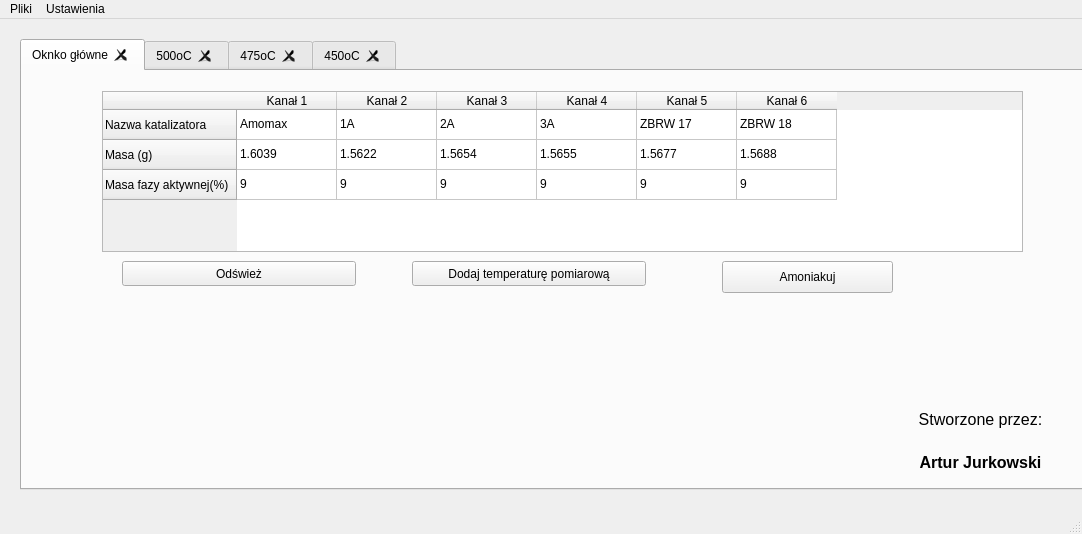
<?xml version="1.0" encoding="UTF-8"?>
<ui version="4.0">
 <class>MainWindow</class>
 <widget class="QMainWindow" name="MainWindow">
  <property name="geometry">
   <rect>
    <x>0</x>
    <y>0</y>
    <width>1082</width>
    <height>534</height>
   </rect>
  </property>
  <property name="windowTitle">
   <string>MainWindow</string>
  </property>
  <widget class="QWidget" name="centralwidget">
   <widget class="QTabWidget" name="tabWidget">
    <property name="geometry">
     <rect>
      <x>20</x>
      <y>20</y>
      <width>1191</width>
      <height>451</height>
     </rect>
    </property>
    <property name="minimumSize">
     <size>
      <width>1191</width>
      <height>0</height>
     </size>
    </property>
    <property name="toolTipDuration">
     <number>1</number>
    </property>
    <property name="autoFillBackground">
     <bool>false</bool>
    </property>
    <property name="currentIndex">
     <number>0</number>
    </property>
    <property name="tabsClosable">
     <bool>true</bool>
    </property>
    <widget class="QWidget" name="tab">
     <attribute name="title">
      <string>Oknko główne</string>
     </attribute>
     <widget class="QPushButton" name="Przycisk">
      <property name="geometry">
       <rect>
        <x>700</x>
        <y>190</y>
        <width>171</width>
        <height>32</height>
       </rect>
      </property>
      <property name="text">
       <string>Amoniakuj</string>
      </property>
     </widget>
     <widget class="QToolButton" name="Dodawanie_temperatury">
      <property name="geometry">
       <rect>
        <x>390</x>
        <y>190</y>
        <width>234</width>
        <height>25</height>
       </rect>
      </property>
      <property name="text">
       <string>Dodaj temperaturę pomiarową</string>
      </property>
     </widget>
     <widget class="QTableWidget" name="tableWidget">
      <property name="geometry">
       <rect>
        <x>80</x>
        <y>20</y>
        <width>921</width>
        <height>161</height>
       </rect>
      </property>
      <row>
       <property name="text">
        <string>Nazwa katalizatora</string>
       </property>
      </row>
      <row>
       <property name="text">
        <string>Masa (g)</string>
       </property>
      </row>
      <row>
       <property name="text">
        <string>Masa fazy aktywnej(%)</string>
       </property>
      </row>
      <column>
       <property name="text">
        <string>Kanał 1</string>
       </property>
      </column>
      <column>
       <property name="text">
        <string>Kanał 2</string>
       </property>
      </column>
      <column>
       <property name="text">
        <string>Kanał 3</string>
       </property>
      </column>
      <column>
       <property name="text">
        <string>Kanał 4</string>
       </property>
      </column>
      <column>
       <property name="text">
        <string>Kanał 5</string>
       </property>
      </column>
      <column>
       <property name="text">
        <string>Kanał 6</string>
       </property>
      </column>
      <item row="0" column="0">
       <property name="text">
        <string>Amomax</string>
       </property>
      </item>
      <item row="0" column="1">
       <property name="text">
        <string>1A</string>
       </property>
      </item>
      <item row="0" column="2">
       <property name="text">
        <string>2A</string>
       </property>
      </item>
      <item row="0" column="3">
       <property name="text">
        <string>3A</string>
       </property>
      </item>
      <item row="0" column="4">
       <property name="text">
        <string>ZBRW 17</string>
       </property>
      </item>
      <item row="0" column="5">
       <property name="text">
        <string>ZBRW 18</string>
       </property>
      </item>
      <item row="1" column="0">
       <property name="text">
        <string>1.6039</string>
       </property>
      </item>
      <item row="1" column="1">
       <property name="text">
        <string>1.5622</string>
       </property>
      </item>
      <item row="1" column="2">
       <property name="text">
        <string>1.5654</string>
       </property>
      </item>
      <item row="1" column="3">
       <property name="text">
        <string>1.5655</string>
       </property>
      </item>
      <item row="1" column="4">
       <property name="text">
        <string>1.5677</string>
       </property>
      </item>
      <item row="1" column="5">
       <property name="text">
        <string>1.5688</string>
       </property>
      </item>
      <item row="2" column="0">
       <property name="text">
        <string>9</string>
       </property>
      </item>
      <item row="2" column="1">
       <property name="text">
        <string>9</string>
       </property>
      </item>
      <item row="2" column="2">
       <property name="text">
        <string>9</string>
       </property>
      </item>
      <item row="2" column="3">
       <property name="text">
        <string>9</string>
       </property>
      </item>
      <item row="2" column="4">
       <property name="text">
        <string>9</string>
       </property>
      </item>
      <item row="2" column="5">
       <property name="text">
        <string>9</string>
       </property>
      </item>
     </widget>
     <widget class="QToolButton" name="odswiez_przycisk">
      <property name="geometry">
       <rect>
        <x>100</x>
        <y>190</y>
        <width>234</width>
        <height>25</height>
       </rect>
      </property>
      <property name="text">
       <string>Odśwież</string>
      </property>
     </widget>
     <widget class="QWidget" name="verticalLayoutWidget">
      <property name="geometry">
       <rect>
        <x>869</x>
        <y>330</y>
        <width>179</width>
        <height>80</height>
       </rect>
      </property>
      <layout class="QVBoxLayout" name="verticalLayout">
       <item>
        <widget class="QLabel" name="label">
         <property name="lineWidth">
          <number>1</number>
         </property>
         <property name="text">
          <string>&lt;html&gt;&lt;head/&gt;&lt;body&gt;&lt;p align=&quot;center&quot;&gt;&lt;span style=&quot; font-size:12pt;&quot;&gt;Stworzone przez:&lt;/span&gt;&lt;/p&gt;&lt;/body&gt;&lt;/html&gt;</string>
         </property>
        </widget>
       </item>
       <item>
        <widget class="QLabel" name="label_2">
         <property name="minimumSize">
          <size>
           <width>158</width>
           <height>0</height>
          </size>
         </property>
         <property name="text">
          <string>&lt;html&gt;&lt;head/&gt;&lt;body&gt;&lt;p align=&quot;center&quot;&gt;&lt;span style=&quot; font-size:12pt; font-weight:600;&quot;&gt;Artur Jurkowski&lt;/span&gt;&lt;/p&gt;&lt;/body&gt;&lt;/html&gt;</string>
         </property>
        </widget>
       </item>
      </layout>
     </widget>
    </widget>
    <widget class="QWidget" name="tab_2">
     <attribute name="title">
      <string>500oC</string>
     </attribute>
     <widget class="QSplitter" name="splitter">
      <property name="geometry">
       <rect>
        <x>290</x>
        <y>350</y>
        <width>461</width>
        <height>38</height>
       </rect>
      </property>
      <property name="orientation">
       <enum>Qt::Horizontal</enum>
      </property>
      <widget class="QLabel" name="label_27">
       <property name="text">
        <string>Ciśnienie atmsoferyczne (mmHg)</string>
       </property>
       <property name="wordWrap">
        <bool>true</bool>
       </property>
      </widget>
      <widget class="QLineEdit" name="p_atm">
       <property name="text">
        <string>758.4</string>
       </property>
      </widget>
     </widget>
     <widget class="QTableWidget" name="tableWidget_2">
      <property name="geometry">
       <rect>
        <x>20</x>
        <y>50</y>
        <width>981</width>
        <height>221</height>
       </rect>
      </property>
      <row>
       <property name="text">
        <string>Temperatura w reaktorze (mv)</string>
       </property>
      </row>
      <row>
       <property name="text">
        <string>Ciśnienie w reaktorze (bar)</string>
       </property>
      </row>
      <row>
       <property name="text">
        <string>Temperatura wody(oC)</string>
       </property>
      </row>
      <row>
       <property name="text">
        <string>Szybkość wypełnienia kolby (s)</string>
       </property>
      </row>
      <row>
       <property name="text">
        <string>Stężenie amoniaku (%)</string>
       </property>
      </row>
      <column>
       <property name="text">
        <string>Kanał 1</string>
       </property>
      </column>
      <column>
       <property name="text">
        <string>Kanał 2</string>
       </property>
      </column>
      <column>
       <property name="text">
        <string>Kanał 3</string>
       </property>
      </column>
      <column>
       <property name="text">
        <string>Kanał 4</string>
       </property>
      </column>
      <column>
       <property name="text">
        <string>Kanał 5</string>
       </property>
      </column>
      <column>
       <property name="text">
        <string>Kanał 6</string>
       </property>
      </column>
      <item row="0" column="0">
       <property name="text">
        <string>16.47</string>
       </property>
      </item>
      <item row="0" column="1">
       <property name="text">
        <string>16.47</string>
       </property>
      </item>
      <item row="0" column="2">
       <property name="text">
        <string>16.47</string>
       </property>
      </item>
      <item row="0" column="3">
       <property name="text">
        <string>16.5</string>
       </property>
      </item>
      <item row="0" column="4">
       <property name="text">
        <string>16.52</string>
       </property>
      </item>
      <item row="0" column="5">
       <property name="text">
        <string>16.51</string>
       </property>
      </item>
      <item row="1" column="0">
       <property name="text">
        <string>100.8</string>
       </property>
      </item>
      <item row="1" column="1">
       <property name="text">
        <string>100.9</string>
       </property>
      </item>
      <item row="1" column="2">
       <property name="text">
        <string>100.9</string>
       </property>
      </item>
      <item row="1" column="3">
       <property name="text">
        <string>100.9</string>
       </property>
      </item>
      <item row="1" column="4">
       <property name="text">
        <string>100.9</string>
       </property>
      </item>
      <item row="1" column="5">
       <property name="text">
        <string>100.9</string>
       </property>
      </item>
      <item row="2" column="0">
       <property name="text">
        <string>27.4</string>
       </property>
      </item>
      <item row="2" column="1">
       <property name="text">
        <string>28.6</string>
       </property>
      </item>
      <item row="2" column="2">
       <property name="text">
        <string>28</string>
       </property>
      </item>
      <item row="2" column="3">
       <property name="text">
        <string>27.3</string>
       </property>
      </item>
      <item row="2" column="4">
       <property name="text">
        <string>26.8</string>
       </property>
      </item>
      <item row="2" column="5">
       <property name="text">
        <string>26.3</string>
       </property>
      </item>
      <item row="3" column="0">
       <property name="text">
        <string>198</string>
       </property>
      </item>
      <item row="3" column="1">
       <property name="text">
        <string>195</string>
       </property>
      </item>
      <item row="3" column="2">
       <property name="text">
        <string>197</string>
       </property>
      </item>
      <item row="3" column="3">
       <property name="text">
        <string>209</string>
       </property>
      </item>
      <item row="3" column="4">
       <property name="text">
        <string>198</string>
       </property>
      </item>
      <item row="3" column="5">
       <property name="text">
        <string>202</string>
       </property>
      </item>
      <item row="4" column="0">
       <property name="text">
        <string>11.76</string>
       </property>
      </item>
      <item row="4" column="1">
       <property name="text">
        <string>10.68</string>
       </property>
      </item>
      <item row="4" column="2">
       <property name="text">
        <string>11.05</string>
       </property>
      </item>
      <item row="4" column="3">
       <property name="text">
        <string>11.4</string>
       </property>
      </item>
      <item row="4" column="4">
       <property name="text">
        <string>11.98</string>
       </property>
      </item>
      <item row="4" column="5">
       <property name="text">
        <string>12.32</string>
       </property>
      </item>
     </widget>
    </widget>
    <widget class="QWidget" name="s">
     <attribute name="title">
      <string>475oC</string>
     </attribute>
     <widget class="QTableWidget" name="tableWidget_3">
      <property name="geometry">
       <rect>
        <x>20</x>
        <y>50</y>
        <width>981</width>
        <height>221</height>
       </rect>
      </property>
      <row>
       <property name="text">
        <string>Temperatura w reaktorze (mv)</string>
       </property>
      </row>
      <row>
       <property name="text">
        <string>Ciśnienie w reaktorze (bar)</string>
       </property>
      </row>
      <row>
       <property name="text">
        <string>Temperatura wody(oC)</string>
       </property>
      </row>
      <row>
       <property name="text">
        <string>Szybkość wypełnienia kolby (s)</string>
       </property>
      </row>
      <row>
       <property name="text">
        <string>Stężenie amoniaku (%)</string>
       </property>
      </row>
      <column>
       <property name="text">
        <string>Kanał 1</string>
       </property>
      </column>
      <column>
       <property name="text">
        <string>Kanał 2</string>
       </property>
      </column>
      <column>
       <property name="text">
        <string>Kanał 3</string>
       </property>
      </column>
      <column>
       <property name="text">
        <string>Kanał 4</string>
       </property>
      </column>
      <column>
       <property name="text">
        <string>Kanał 5</string>
       </property>
      </column>
      <column>
       <property name="text">
        <string>Kanał 6</string>
       </property>
      </column>
      <item row="0" column="0">
       <property name="text">
        <string>14.36</string>
       </property>
      </item>
      <item row="0" column="1">
       <property name="text">
        <string>14.35</string>
       </property>
      </item>
      <item row="0" column="2">
       <property name="text">
        <string>14.41</string>
       </property>
      </item>
      <item row="0" column="3">
       <property name="text">
        <string>14.4</string>
       </property>
      </item>
      <item row="0" column="4">
       <property name="text">
        <string>14.39</string>
       </property>
      </item>
      <item row="0" column="5">
       <property name="text">
        <string>14.39</string>
       </property>
      </item>
      <item row="1" column="0">
       <property name="text">
        <string>100.5</string>
       </property>
      </item>
      <item row="1" column="1">
       <property name="text">
        <string>100.4</string>
       </property>
      </item>
      <item row="1" column="2">
       <property name="text">
        <string>100.2</string>
       </property>
      </item>
      <item row="1" column="3">
       <property name="text">
        <string>100.2</string>
       </property>
      </item>
      <item row="1" column="4">
       <property name="text">
        <string>100.6</string>
       </property>
      </item>
      <item row="1" column="5">
       <property name="text">
        <string>100.5</string>
       </property>
      </item>
      <item row="2" column="0">
       <property name="text">
        <string>27.1</string>
       </property>
      </item>
      <item row="2" column="1">
       <property name="text">
        <string>28.3</string>
       </property>
      </item>
      <item row="2" column="2">
       <property name="text">
        <string>27.8</string>
       </property>
      </item>
      <item row="2" column="3">
       <property name="text">
        <string>28.2</string>
       </property>
      </item>
      <item row="2" column="4">
       <property name="text">
        <string>28.1</string>
       </property>
      </item>
      <item row="2" column="5">
       <property name="text">
        <string>27.8</string>
       </property>
      </item>
      <item row="3" column="0">
       <property name="text">
        <string>200</string>
       </property>
      </item>
      <item row="3" column="1">
       <property name="text">
        <string>196</string>
       </property>
      </item>
      <item row="3" column="2">
       <property name="text">
        <string>192</string>
       </property>
      </item>
      <item row="3" column="3">
       <property name="text">
        <string>205</string>
       </property>
      </item>
      <item row="3" column="4">
       <property name="text">
        <string>193</string>
       </property>
      </item>
      <item row="3" column="5">
       <property name="text">
        <string>201</string>
       </property>
      </item>
      <item row="4" column="0">
       <property name="text">
        <string>9.164</string>
       </property>
      </item>
      <item row="4" column="1">
       <property name="text">
        <string>8.167</string>
       </property>
      </item>
      <item row="4" column="2">
       <property name="text">
        <string>8.572</string>
       </property>
      </item>
      <item row="4" column="3">
       <property name="text">
        <string>9.068</string>
       </property>
      </item>
      <item row="4" column="4">
       <property name="text">
        <string>9.879</string>
       </property>
      </item>
      <item row="4" column="5">
       <property name="text">
        <string>9.991</string>
       </property>
      </item>
     </widget>
     <widget class="QSplitter" name="splitter_2">
      <property name="geometry">
       <rect>
        <x>290</x>
        <y>350</y>
        <width>461</width>
        <height>38</height>
       </rect>
      </property>
      <property name="orientation">
       <enum>Qt::Horizontal</enum>
      </property>
      <widget class="QLabel" name="label_28">
       <property name="text">
        <string>Ciśnienie atmsoferyczne (mmHg)</string>
       </property>
       <property name="wordWrap">
        <bool>true</bool>
       </property>
      </widget>
      <widget class="QLineEdit" name="p_atm_2">
       <property name="text">
        <string>757.4</string>
       </property>
      </widget>
     </widget>
    </widget>
    <widget class="QWidget" name="tab_4">
     <attribute name="title">
      <string>450oC</string>
     </attribute>
     <widget class="QTableWidget" name="tableWidget_4">
      <property name="geometry">
       <rect>
        <x>20</x>
        <y>50</y>
        <width>981</width>
        <height>221</height>
       </rect>
      </property>
      <row>
       <property name="text">
        <string>Temperatura w reaktorze (mv)</string>
       </property>
      </row>
      <row>
       <property name="text">
        <string>Ciśnienie w reaktorze (bar)</string>
       </property>
      </row>
      <row>
       <property name="text">
        <string>Temperatura wody(oC)</string>
       </property>
      </row>
      <row>
       <property name="text">
        <string>Szybkość wypełnienia kolby (s)</string>
       </property>
      </row>
      <row>
       <property name="text">
        <string>Stężenie amoniaku (%)</string>
       </property>
      </row>
      <column>
       <property name="text">
        <string>Kanał 1</string>
       </property>
      </column>
      <column>
       <property name="text">
        <string>Kanał 2</string>
       </property>
      </column>
      <column>
       <property name="text">
        <string>Kanał 3</string>
       </property>
      </column>
      <column>
       <property name="text">
        <string>Kanał 4</string>
       </property>
      </column>
      <column>
       <property name="text">
        <string>Kanał 5</string>
       </property>
      </column>
      <column>
       <property name="text">
        <string>Kanał 6</string>
       </property>
      </column>
      <item row="0" column="0">
       <property name="text">
        <string>12.32</string>
       </property>
      </item>
      <item row="0" column="1">
       <property name="text">
        <string>12.31</string>
       </property>
      </item>
      <item row="0" column="2">
       <property name="text">
        <string>12.31</string>
       </property>
      </item>
      <item row="0" column="3">
       <property name="text">
        <string>12.31</string>
       </property>
      </item>
      <item row="0" column="4">
       <property name="text">
        <string>12.31</string>
       </property>
      </item>
      <item row="0" column="5">
       <property name="text">
        <string>12.3</string>
       </property>
      </item>
      <item row="1" column="0">
       <property name="text">
        <string>100.2</string>
       </property>
      </item>
      <item row="1" column="1">
       <property name="text">
        <string>100.3</string>
       </property>
      </item>
      <item row="1" column="2">
       <property name="text">
        <string>100.2</string>
       </property>
      </item>
      <item row="1" column="3">
       <property name="text">
        <string>100.2</string>
       </property>
      </item>
      <item row="1" column="4">
       <property name="text">
        <string>100.3</string>
       </property>
      </item>
      <item row="1" column="5">
       <property name="text">
        <string>100.2</string>
       </property>
      </item>
      <item row="2" column="0">
       <property name="text">
        <string>26.9</string>
       </property>
      </item>
      <item row="2" column="1">
       <property name="text">
        <string>27.1</string>
       </property>
      </item>
      <item row="2" column="2">
       <property name="text">
        <string>26.9</string>
       </property>
      </item>
      <item row="2" column="3">
       <property name="text">
        <string>26.9</string>
       </property>
      </item>
      <item row="2" column="4">
       <property name="text">
        <string>26.7</string>
       </property>
      </item>
      <item row="2" column="5">
       <property name="text">
        <string>26.3</string>
       </property>
      </item>
      <item row="3" column="0">
       <property name="text">
        <string>185</string>
       </property>
      </item>
      <item row="3" column="1">
       <property name="text">
        <string>178</string>
       </property>
      </item>
      <item row="3" column="2">
       <property name="text">
        <string>187</string>
       </property>
      </item>
      <item row="3" column="3">
       <property name="text">
        <string>193</string>
       </property>
      </item>
      <item row="3" column="4">
       <property name="text">
        <string>182</string>
       </property>
      </item>
      <item row="3" column="5">
       <property name="text">
        <string>188</string>
       </property>
      </item>
      <item row="4" column="0">
       <property name="text">
        <string>5.173</string>
       </property>
      </item>
      <item row="4" column="1">
       <property name="text">
        <string>4.632</string>
       </property>
      </item>
      <item row="4" column="2">
       <property name="text">
        <string>4.757</string>
       </property>
      </item>
      <item row="4" column="3">
       <property name="text">
        <string>5.445</string>
       </property>
      </item>
      <item row="4" column="4">
       <property name="text">
        <string>6.172</string>
       </property>
      </item>
      <item row="4" column="5">
       <property name="text">
        <string>5.948</string>
       </property>
      </item>
     </widget>
     <widget class="QSplitter" name="splitter_3">
      <property name="geometry">
       <rect>
        <x>290</x>
        <y>350</y>
        <width>461</width>
        <height>38</height>
       </rect>
      </property>
      <property name="orientation">
       <enum>Qt::Horizontal</enum>
      </property>
      <widget class="QLabel" name="label_29">
       <property name="text">
        <string>Ciśnienie atmsoferyczne (mmHg)</string>
       </property>
       <property name="wordWrap">
        <bool>true</bool>
       </property>
      </widget>
      <widget class="QLineEdit" name="p_atm_3">
       <property name="text">
        <string>757.4</string>
       </property>
      </widget>
     </widget>
    </widget>
   </widget>
  </widget>
  <widget class="QMenuBar" name="menubar">
   <property name="geometry">
    <rect>
     <x>0</x>
     <y>0</y>
     <width>1082</width>
     <height>26</height>
    </rect>
   </property>
   <widget class="QMenu" name="menuWiecej">
    <property name="title">
     <string>Pliki</string>
    </property>
    <addaction name="separator"/>
    <addaction name="actionNowy"/>
    <addaction name="actionZapisz"/>
    <addaction name="actionOtw_rz"/>
   </widget>
   <widget class="QMenu" name="menuSta_e">
    <property name="title">
     <string>Ustawienia</string>
    </property>
    <addaction name="separator"/>
    <addaction name="Wybor"/>
    <addaction name="separator"/>
   </widget>
   <addaction name="menuWiecej"/>
   <addaction name="menuSta_e"/>
  </widget>
  <widget class="QStatusBar" name="statusbar"/>
  <action name="actionNowy">
   <property name="text">
    <string>Nowy</string>
   </property>
   <property name="statusTip">
    <string>Stwórz nowy plik</string>
   </property>
   <property name="shortcut">
    <string>Ctrl+N</string>
   </property>
  </action>
  <action name="actionZapisz">
   <property name="text">
    <string>Zapisz</string>
   </property>
   <property name="statusTip">
    <string>Zapisz plik</string>
   </property>
   <property name="shortcut">
    <string>Ctrl+S</string>
   </property>
  </action>
  <action name="actionKopiuj">
   <property name="text">
    <string>Kopiuj</string>
   </property>
   <property name="shortcut">
    <string>Ctrl+C</string>
   </property>
  </action>
  <action name="actionWklej">
   <property name="text">
    <string>Wklej</string>
   </property>
   <property name="shortcut">
    <string>Ctrl+V</string>
   </property>
  </action>
  <action name="Wybor">
   <property name="checkable">
    <bool>false</bool>
   </property>
   <property name="text">
    <string>Ustawienia</string>
   </property>
  </action>
  <action name="actionOtw_rz">
   <property name="text">
    <string>Otwórz</string>
   </property>
   <property name="shortcut">
    <string>Ctrl+O</string>
   </property>
  </action>
 </widget>
 <tabstops>
  <tabstop>Dodawanie_temperatury</tabstop>
  <tabstop>Przycisk</tabstop>
  <tabstop>tabWidget</tabstop>
 </tabstops>
 <resources/>
 <connections/>
</ui>
